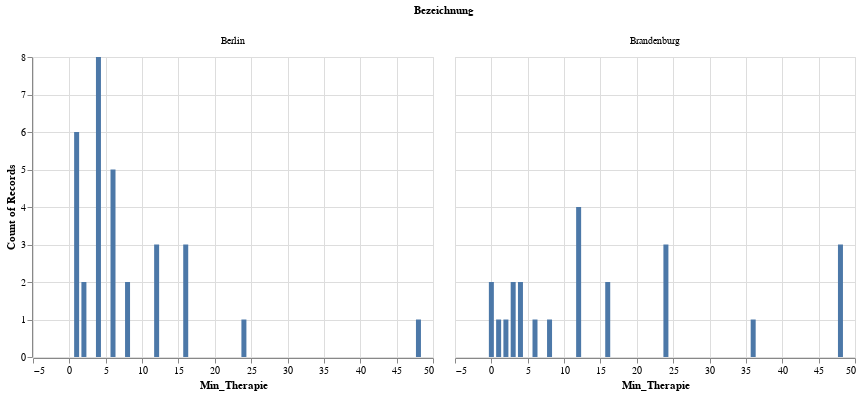

The code cell stored with this chart in its notebook:
### Code cell
alt.Chart(berlinbrandenburgsample).mark_bar().encode(
    alt.X("Min_Therapie:Q"),
    y='count()',
    column='Bezeichnung:N'
)
